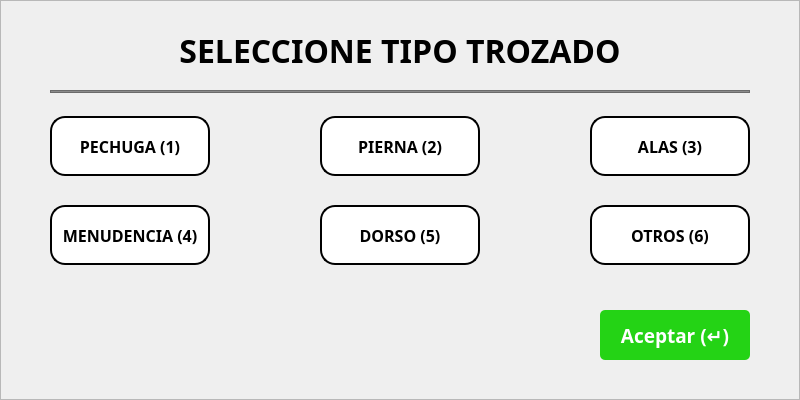
   <widget class="QFrame" name="frmAlertaTipoTrozadosDesc">
    <property name="geometry">
     <rect>
      <x>30</x>
      <y>1140</y>
      <width>800</width>
      <height>400</height>
     </rect>
    </property>
    <property name="styleSheet">
     <string notr="true">#frmAlertaTipoTrozadosDesc{background-color: rgb(255, 255, 255);
color: rgb(0, 0, 0);
border:none;
border-radius: 10px;
border: 2px solid #D9D9D9;}</string>
    </property>
    <property name="frameShape">
     <enum>QFrame::StyledPanel</enum>
    </property>
    <property name="frameShadow">
     <enum>QFrame::Raised</enum>
    </property>
    <widget class="QPushButton" name="btnAceptarFrmTipoTrozadosDesc">
     <property name="geometry">
      <rect>
       <x>600</x>
       <y>310</y>
       <width>150</width>
       <height>50</height>
      </rect>
     </property>
     <property name="font">
      <font>
       <family>Poppins</family>
       <pointsize>14</pointsize>
       <weight>75</weight>
       <bold>true</bold>
      </font>
     </property>
     <property name="cursor">
      <cursorShape>PointingHandCursor</cursorShape>
     </property>
     <property name="styleSheet">
      <string notr="true">background-color: rgb(36, 211, 21);
color: rgb(255, 255, 255);
border:none;
border-radius: 5px;</string>
     </property>
     <property name="text">
      <string>Aceptar (↵)</string>
     </property>
     <property name="flat">
      <bool>false</bool>
     </property>
    </widget>
    <widget class="QLabel" name="btnPechugaDesc">
     <property name="geometry">
      <rect>
       <x>50</x>
       <y>116</y>
       <width>160</width>
       <height>60</height>
      </rect>
     </property>
     <property name="font">
      <font>
       <family>Poppins</family>
       <pointsize>12</pointsize>
       <weight>75</weight>
       <bold>true</bold>
      </font>
     </property>
     <property name="styleSheet">
      <string notr="true">background-color: rgb(255, 255, 255);
border-color: rgb(0, 0, 0);
border: 2px solid black;
  border-radius: 15px;</string>
     </property>
     <property name="text">
      <string>PECHUGA (1)</string>
     </property>
     <property name="alignment">
      <set>Qt::AlignCenter</set>
     </property>
    </widget>
    <widget class="QLabel" name="btnPiernaDesc">
     <property name="geometry">
      <rect>
       <x>320</x>
       <y>116</y>
       <width>160</width>
       <height>60</height>
      </rect>
     </property>
     <property name="font">
      <font>
       <family>Poppins</family>
       <pointsize>12</pointsize>
       <weight>75</weight>
       <bold>true</bold>
      </font>
     </property>
     <property name="styleSheet">
      <string notr="true">background-color: rgb(255, 255, 255);
border-color: rgb(0, 0, 0);
border: 2px solid black;
  border-radius: 15px;</string>
     </property>
     <property name="text">
      <string>PIERNA (2)</string>
     </property>
     <property name="alignment">
      <set>Qt::AlignCenter</set>
     </property>
    </widget>
    <widget class="QLabel" name="btnAlasDesc">
     <property name="geometry">
      <rect>
       <x>590</x>
       <y>116</y>
       <width>160</width>
       <height>60</height>
      </rect>
     </property>
     <property name="font">
      <font>
       <family>Poppins</family>
       <pointsize>12</pointsize>
       <weight>75</weight>
       <bold>true</bold>
      </font>
     </property>
     <property name="styleSheet">
      <string notr="true">background-color: rgb(255, 255, 255);
border-color: rgb(0, 0, 0);
border: 2px solid black;
  border-radius: 15px;</string>
     </property>
     <property name="text">
      <string>ALAS (3)</string>
     </property>
     <property name="alignment">
      <set>Qt::AlignCenter</set>
     </property>
    </widget>
    <widget class="QLabel" name="btnMenudenciaDesc">
     <property name="geometry">
      <rect>
       <x>50</x>
       <y>205</y>
       <width>160</width>
       <height>60</height>
      </rect>
     </property>
     <property name="font">
      <font>
       <family>Poppins</family>
       <pointsize>12</pointsize>
       <weight>75</weight>
       <bold>true</bold>
      </font>
     </property>
     <property name="styleSheet">
      <string notr="true">background-color: rgb(255, 255, 255);
border-color: rgb(0, 0, 0);
border: 2px solid black;
  border-radius: 15px;</string>
     </property>
     <property name="text">
      <string>MENUDENCIA (4)</string>
     </property>
     <property name="alignment">
      <set>Qt::AlignCenter</set>
     </property>
    </widget>
    <widget class="QLabel" name="btnDorsoDesc">
     <property name="geometry">
      <rect>
       <x>320</x>
       <y>205</y>
       <width>160</width>
       <height>60</height>
      </rect>
     </property>
     <property name="font">
      <font>
       <family>Poppins</family>
       <pointsize>12</pointsize>
       <weight>75</weight>
       <bold>true</bold>
      </font>
     </property>
     <property name="styleSheet">
      <string notr="true">background-color: rgb(255, 255, 255);
border-color: rgb(0, 0, 0);
border: 2px solid black;
  border-radius: 15px;</string>
     </property>
     <property name="text">
      <string>DORSO (5)</string>
     </property>
     <property name="alignment">
      <set>Qt::AlignCenter</set>
     </property>
    </widget>
    <widget class="QLabel" name="btnOtrosDesc">
     <property name="geometry">
      <rect>
       <x>590</x>
       <y>205</y>
       <width>160</width>
       <height>60</height>
      </rect>
     </property>
     <property name="font">
      <font>
       <family>Poppins</family>
       <pointsize>12</pointsize>
       <weight>75</weight>
       <bold>true</bold>
      </font>
     </property>
     <property name="styleSheet">
      <string notr="true">background-color: rgb(255, 255, 255);
border-color: rgb(0, 0, 0);
border: 2px solid black;
  border-radius: 15px;</string>
     </property>
     <property name="text">
      <string>OTROS (6)</string>
     </property>
     <property name="alignment">
      <set>Qt::AlignCenter</set>
     </property>
    </widget>
    <widget class="QFrame" name="frame_7">
     <property name="geometry">
      <rect>
       <x>50</x>
       <y>90</y>
       <width>700</width>
       <height>3</height>
      </rect>
     </property>
     <property name="styleSheet">
      <string notr="true">background-color: rgb(139, 139, 139);</string>
     </property>
     <property name="frameShape">
      <enum>QFrame::StyledPanel</enum>
     </property>
     <property name="frameShadow">
      <enum>QFrame::Raised</enum>
     </property>
    </widget>
    <widget class="QLabel" name="lblTextSeleccioneTipoTrozado_2">
     <property name="geometry">
      <rect>
       <x>50</x>
       <y>25</y>
       <width>700</width>
       <height>50</height>
      </rect>
     </property>
     <property name="font">
      <font>
       <family>Poppins</family>
       <pointsize>24</pointsize>
       <weight>75</weight>
       <bold>true</bold>
      </font>
     </property>
     <property name="text">
      <string>SELECCIONE TIPO TROZADO</string>
     </property>
     <property name="alignment">
      <set>Qt::AlignCenter</set>
     </property>
    </widget>
   </widget>
